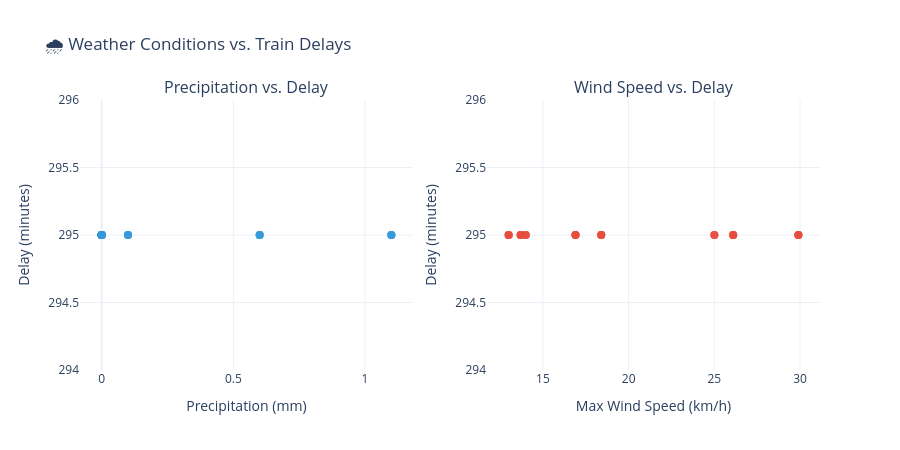

Here is the notebook cell this chart was saved with:
### Markdown cell above
## 3.6 Weather vs. Delays

### Code cell
# correlate weather conditions with delays at hub stations
weather_delay = df_q3.copy()

if len(weather_delay) > 5:
    fig = make_subplots(rows=1, cols=2, 
                        subplot_titles=('Precipitation vs. Delay', 'Wind Speed vs. Delay'))
    
    fig.add_trace(
        go.Scatter(
            x=weather_delay['precipitation_mm'],
            y=weather_delay['delay_min'],
            mode='markers',
            marker=dict(size=8, color='#3498db', opacity=0.7),
            text=weather_delay['station_name'],
            name='Precipitation',
            hovertemplate='<b>%{text}</b><br>Precip: %{x:.1f}mm<br>Delay: %{y:.1f}min<extra></extra>'
        ),
        row=1, col=1
    )
    
    fig.add_trace(
        go.Scatter(
            x=weather_delay['wind_max_kmh'],
            y=weather_delay['delay_min'],
            mode='markers',
            marker=dict(size=8, color='#e74c3c', opacity=0.7),
            text=weather_delay['station_name'],
            name='Wind Speed',
            hovertemplate='<b>%{text}</b><br>Wind: %{x:.1f}km/h<br>Delay: %{y:.1f}min<extra></extra>'
        ),
        row=1, col=2
    )
    
    fig.update_xaxes(title_text='Precipitation (mm)', row=1, col=1)
    fig.update_xaxes(title_text='Max Wind Speed (km/h)', row=1, col=2)
    fig.update_yaxes(title_text='Delay (minutes)', row=1, col=1)
    fig.update_yaxes(title_text='Delay (minutes)', row=1, col=2)
    
    fig.update_layout(
        title='🌧️ Weather Conditions vs. Train Delays',
        template='plotly_white',
        height=450,
        showlegend=False,
        font=dict(size=12)
    )
    fig.show()
else:
    print("Not enough weather-delay joined data for visualization")
    print("This improves as you run the scraper more and accumulate data at hub stations")

### Figure 1 — Plotly figure (JSON) as saved in the notebook; plotly's stock layout.template omitted (floating-point values rounded to 4 significant figures)
{"data": [{"hovertemplate": "<b>%{text}</b><br>Precip: %{x:.1f}mm<br>Delay: %{y:.1f}min<extra></extra>", "marker": {"color": "#3498db", "opacity": 0.7, "size": 8}, "mode": "markers", "name": "Precipitation", "text": ["Chicago Union", "Chicago Union", "Chicago Union", "Chicago Union", "Chicago Union", "Chicago Union", "Chicago Union", "Chicago Union", "Chicago Union", "Chicago Union", "Chicago Union", "Chicago Union", "Chicago Union", "Chicago Union", "Chicago Union", "Chicago Union", "Chicago Union", "Chicago Union", "Chicago Union", "Chicago Union", "Chicago Union", "Chicago Union", "Chicago Union", "Chicago Union", "Chicago Union", "Chicago Union", "Chicago Union", "Chicago Union", "Chicago Union", "Chicago Union"], "type": "scatter", "x": [0.0, 0.0, 0.0, 0.0, 0.0, 0.0, 0.0, 0.0, 0.1, 0.1, 0.1, 0.1, 1.1, 1.1, 1.1, 1.1, 0.0, 0.0, 0.0, 0.0, 0.0, 0.0, 0.0, 0.6, 0.6, 0.6, 0.6, 0.0, 0.0, 0.0], "xaxis": "x", "y": [295.0, 295.0, 295.0, 295.0, 295.0, 295.0, 295.0, 295.0, 295.0, 295.0, 295.0, 295.0, 295.0, 295.0, 295.0, 295.0, 295.0, 295.0, 295.0, 295.0, 295.0, 295.0, 295.0, 295.0, 295.0, 295.0, 295.0, 295.0, 295.0, 295.0], "yaxis": "y"}, {"hovertemplate": "<b>%{text}</b><br>Wind: %{x:.1f}km/h<br>Delay: %{y:.1f}min<extra></extra>", "marker": {"color": "#e74c3c", "opacity": 0.7, "size": 8}, "mode": "markers", "name": "Wind Speed", "text": ["Chicago Union", "Chicago Union", "Chicago Union", "Chicago Union", "Chicago Union", "Chicago Union", "Chicago Union", "Chicago Union", "Chicago Union", "Chicago Union", "Chicago Union", "Chicago Union", "Chicago Union", "Chicago Union", "Chicago Union", "Chicago Union", "Chicago Union", "Chicago Union", "Chicago Union", "Chicago Union", "Chicago Union", "Chicago Union", "Chicago Union", "Chicago Union", "Chicago Union", "Chicago Union", "Chicago Union", "Chicago Union", "Chicago Union", "Chicago Union"], "type": "scatter", "x": [26.1, 26.1, 26.1, 26.1, 18.4, 18.4, 18.4, 18.4, 13.7, 13.7, 13.7, 13.7, 16.9, 16.9, 16.9, 16.9, 14.0, 14.0, 14.0, 29.9, 29.9, 29.9, 29.9, 13.0, 13.0, 13.0, 13.0, 25.0, 25.0, 25.0], "xaxis": "x2", "y": [295.0, 295.0, 295.0, 295.0, 295.0, 295.0, 295.0, 295.0, 295.0, 295.0, 295.0, 295.0, 295.0, 295.0, 295.0, 295.0, 295.0, 295.0, 295.0, 295.0, 295.0, 295.0, 295.0, 295.0, 295.0, 295.0, 295.0, 295.0, 295.0, 295.0], "yaxis": "y2"}], "layout": {"annotations": [{"font": {"size": 16}, "showarrow": false, "text": "Precipitation vs. Delay", "x": 0.225, "xanchor": "center", "xref": "paper", "y": 1, "yanchor": "bottom", "yref": "paper"}, {"font": {"size": 16}, "showarrow": false, "text": "Wind Speed vs. Delay", "x": 0.775, "xanchor": "center", "xref": "paper", "y": 1, "yanchor": "bottom", "yref": "paper"}], "font": {"size": 12}, "height": 450, "showlegend": false, "title": {"text": "🌧️ Weather Conditions vs. Train Delays"}, "xaxis": {"anchor": "y", "domain": [0, 0.45], "title": {"text": "Precipitation (mm)"}}, "xaxis2": {"anchor": "y2", "domain": [0.55, 1], "title": {"text": "Max Wind Speed (km/h)"}}, "yaxis": {"anchor": "x", "domain": [0, 1], "title": {"text": "Delay (minutes)"}}, "yaxis2": {"anchor": "x2", "domain": [0, 1], "title": {"text": "Delay (minutes)"}}}}
